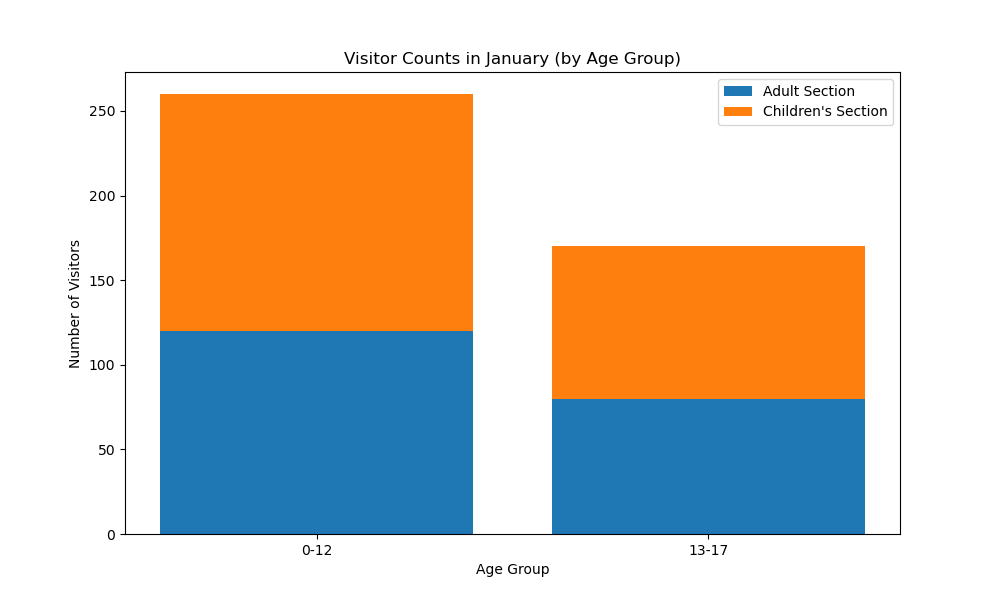

Reproduce this figure in Python.

import matplotlib.pyplot as plt
import numpy as np

# Your table data
data = [
    {'Age Group': '0-12', 'January': 0, 'Adult Section': 120, 'January.1': 0, "Children's Section": 140, 'February': np.nan, 'Adult Section.1': np.nan, 'February.1': np.nan, "Children's Section.1": np.nan},
    {'Age Group': '13-17', 'January': 40, 'Adult Section': 80, 'January.1': 45, "Children's Section": 90, 'February': np.nan, 'Adult Section.1': np.nan, 'February.1': np.nan, "Children's Section.1": np.nan},
    # ... other data rows
]

# Extracting data
age_groups = [d['Age Group'] for d in data]
january_adults = np.nan_to_num([d['Adult Section'] for d in data])
january_children = np.nan_to_num([d["Children's Section"] for d in data])

# Setting up the figure size
plt.figure(figsize=(10, 6))

# Stacking bars: first the Adult section, then the Children's on top
plt.bar(age_groups, january_adults, label='Adult Section')
plt.bar(age_groups, january_children, bottom=january_adults, label="Children's Section")

# Adding title and labels
plt.title('Visitor Counts in January (by Age Group)')
plt.xlabel('Age Group')
plt.ylabel('Number of Visitors')

# Adding a legend
plt.legend()

# Showing the final plot
plt.show()
